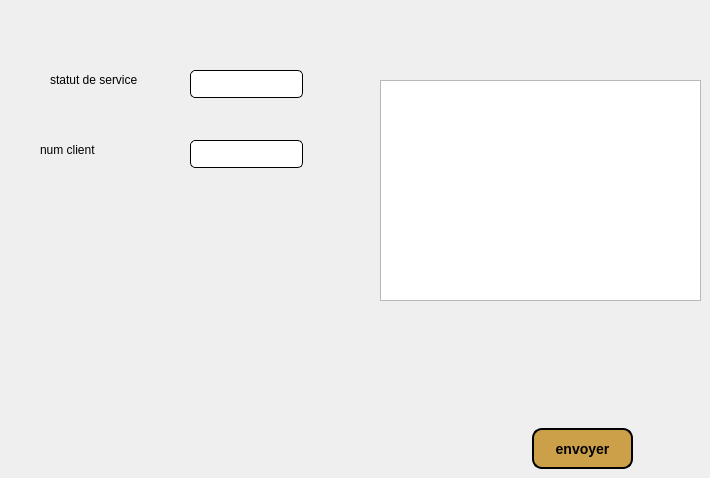
         <widget class="QWidget" name="tab_18">
          <attribute name="title">
           <string>PDF</string>
          </attribute>
          <widget class="QPushButton" name="pushButton_34">
           <property name="geometry">
            <rect>
             <x>532</x>
             <y>428</y>
             <width>101</width>
             <height>41</height>
            </rect>
           </property>
           <property name="styleSheet">
            <string notr="true">background-color: rgb(203, 160, 73);
font: italic 5pt &quot;Segoe UI&quot;;

 border: 2px solid black; 
 border-radius: 10px; 
color: black;
font-size: 14px;
font-weight: bold;
 padding: 10px 20px;

</string>
           </property>
           <property name="text">
            <string>envoyer</string>
           </property>
          </widget>
          <widget class="QLineEdit" name="lineEdit_28">
           <property name="geometry">
            <rect>
             <x>190</x>
             <y>70</y>
             <width>113</width>
             <height>28</height>
            </rect>
           </property>
           <property name="styleSheet">
            <string notr="true"> border: 1px solid black; 
 border-radius: 5px; </string>
           </property>
          </widget>
          <widget class="QLineEdit" name="lineEdit_29">
           <property name="geometry">
            <rect>
             <x>190</x>
             <y>140</y>
             <width>113</width>
             <height>28</height>
            </rect>
           </property>
           <property name="styleSheet">
            <string notr="true"> border: 1px solid black; 
 border-radius: 5px; </string>
           </property>
          </widget>
          <widget class="QTableView" name="tableView_services">
           <property name="geometry">
            <rect>
             <x>380</x>
             <y>80</y>
             <width>321</width>
             <height>221</height>
            </rect>
           </property>
          </widget>
          <widget class="QLabel" name="label_18">
           <property name="geometry">
            <rect>
             <x>50</x>
             <y>70</y>
             <width>141</width>
             <height>20</height>
            </rect>
           </property>
           <property name="styleSheet">
            <string notr="true">font: italic 10pt &quot;Segoe UI&quot;;</string>
           </property>
           <property name="text">
            <string>statut de service </string>
           </property>
          </widget>
          <widget class="QLabel" name="label_21">
           <property name="geometry">
            <rect>
             <x>40</x>
             <y>140</y>
             <width>141</width>
             <height>20</height>
            </rect>
           </property>
           <property name="styleSheet">
            <string notr="true">font: italic 10pt &quot;Segoe UI&quot;;</string>
           </property>
           <property name="text">
            <string>num client </string>
           </property>
          </widget>
         </widget>
